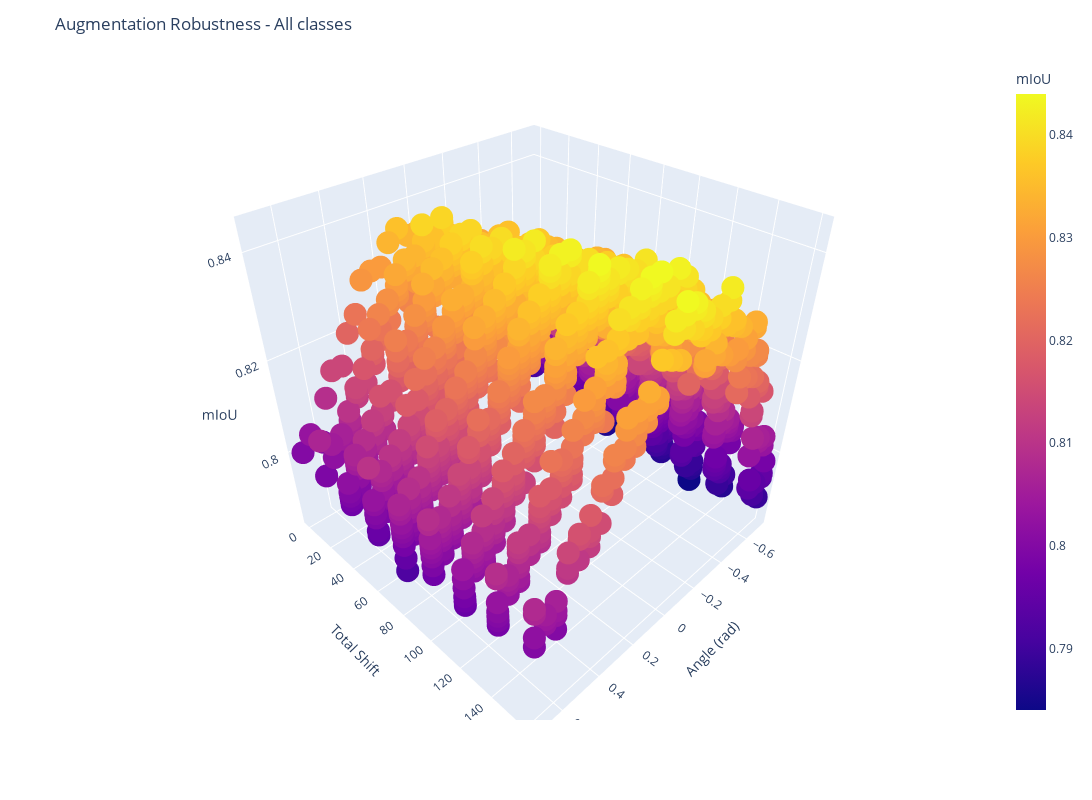

The notebook cell this image was saved under:
### Code cell
fig = px.scatter_3d(df, x='Angle', y=total_shift, z='mIoU',
              color='mIoU', width=1200, height=800, labels={"y":"Total Shift", "Angle": "Angle (rad)"}, range_color=[min_iou, max_iou])

fig.update_layout(title="Augmentation Robustness - Class 8")
fig.update_coloraxes(cmin=min_iou, cmax=max_iou)
fig.show()

### Figure 1 — Plotly figure (JSON) as saved in the notebook; plotly's stock layout.template omitted (floating-point values rounded to 4 significant figures; data arrays with more than 128 entries replaced by an {"elided": "..."} marker saying what was removed)
{"data": [{"hovertemplate": "Angle (rad)=%{x}<br>Total Shift=%{y}<br>mIoU=%{marker.color}<extra></extra>", "legendgroup": "", "marker": {"color": {"elided": "2349 float values"}, "coloraxis": "coloraxis", "symbol": "circle"}, "mode": "markers", "name": "", "scene": "scene", "showlegend": false, "type": "scatter3d", "x": {"elided": "2349 float values"}, "y": {"elided": "2349 int values"}, "z": {"elided": "2349 float values"}}], "layout": {"coloraxis": {"cmax": 0.844, "cmin": 0.784, "colorbar": {"title": {"text": "mIoU"}}, "colorscale": [[0, "#0d0887"], [0.1111, "#46039f"], [0.2222, "#7201a8"], [0.3333, "#9c179e"], [0.4444, "#bd3786"], [0.5556, "#d8576b"], [0.6667, "#ed7953"], [0.7778, "#fb9f3a"], [0.8889, "#fdca26"], [1, "#f0f921"]]}, "height": 800, "legend": {"tracegroupgap": 0}, "margin": {"t": 60}, "scene": {"domain": {"x": [0, 1], "y": [0, 1]}, "xaxis": {"title": {"text": "Angle (rad)"}}, "yaxis": {"title": {"text": "Total Shift"}}, "zaxis": {"title": {"text": "mIoU"}}}, "title": {"text": "Augmentation Robustness - All classes"}, "width": 1200}}
